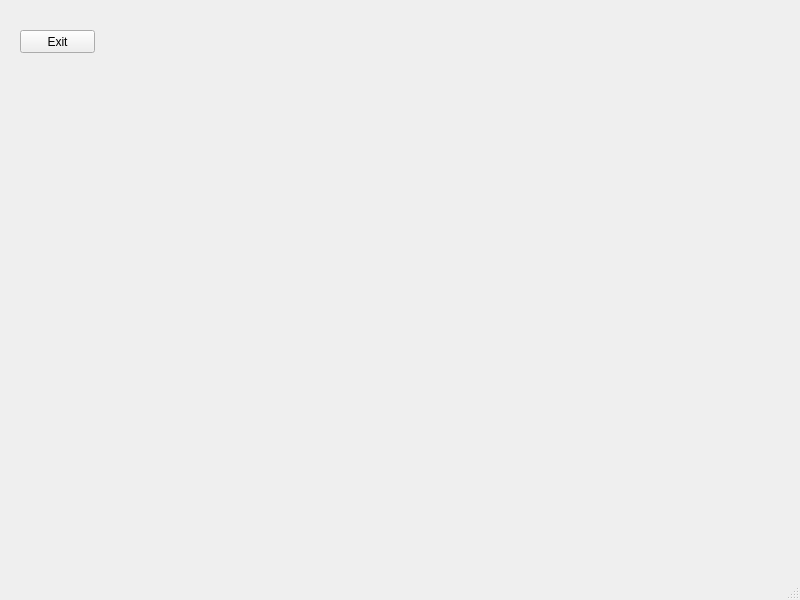
<?xml version="1.0" encoding="UTF-8"?>
<ui version="4.0">
 <class>MainWindow</class>
 <widget class="QMainWindow" name="MainWindow">
  <property name="geometry">
   <rect>
    <x>0</x>
    <y>0</y>
    <width>800</width>
    <height>600</height>
   </rect>
  </property>
  <property name="windowTitle">
   <string>MainWindow</string>
  </property>
  <widget class="QWidget" name="centralwidget">
   <widget class="QPushButton" name="pushButton">
    <property name="geometry">
     <rect>
      <x>20</x>
      <y>30</y>
      <width>75</width>
      <height>23</height>
     </rect>
    </property>
    <property name="text">
     <string>Exit</string>
    </property>
   </widget>
  </widget>
  <widget class="QMenuBar" name="menubar">
   <property name="geometry">
    <rect>
     <x>0</x>
     <y>0</y>
     <width>800</width>
     <height>21</height>
    </rect>
   </property>
  </widget>
  <widget class="QStatusBar" name="statusbar"/>
 </widget>
 <resources/>
 <connections/>
</ui>
